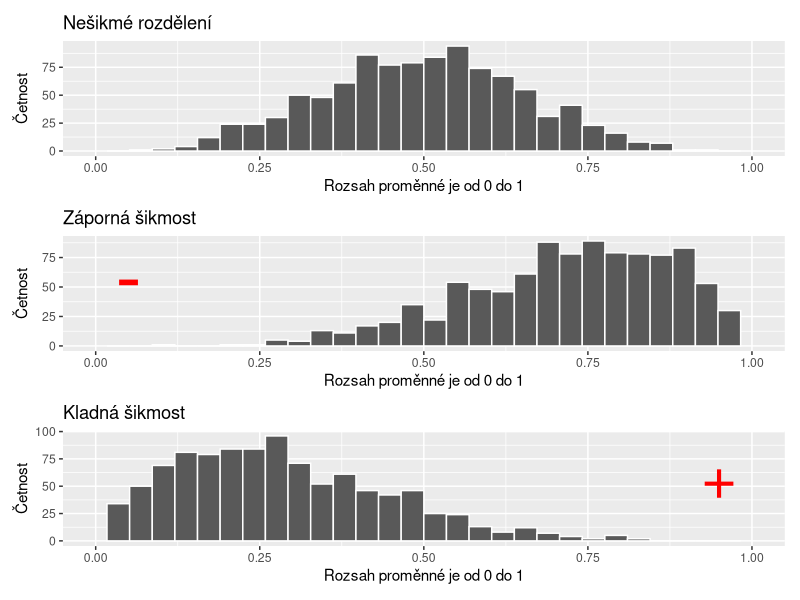

Write R code to recreate this figure.
## ---- chunk 1
knitr::opts_chunk$set(echo = FALSE, warning = FALSE, message = FALSE)
## ---- chunk 2
library(tidyverse)
library(patchwork)
library(scales)
library(here)

# library(fGarch) # for desired skew. finally unused to reduce pck dependency
## ---- chunk 3


set.seed(42)

skew_neg <- ggplot(data=as_tibble(rbeta(1000,5,2)), aes(x = value)) + geom_histogram(color="white") + labs(title = "Záporná šikmost", x = "Rozsah proměnné je od 0 do 1", y = "Četnost") + annotate(geom="text", x=0.05, y=60, label="-", color="red", size = 20) + scale_x_continuous(limits = c(0,1))
skew_pos <- ggplot(data=as_tibble(rbeta(1000,2,5)), aes(x = value)) + geom_histogram(color="white") + labs(title = "Kladná šikmost", x = "Rozsah proměnné je od 0 do 1", y = "Četnost") + annotate(geom="text", x=0.95, y=60, label="+", color="red", size = 15) + scale_x_continuous(limits = c(0,1))
skew_0 <- ggplot(data=as_tibble(rbeta(1000,5,5)), aes(x = value)) + geom_histogram(color="white") + labs(title = "Nešikmé rozdělení", x = "Rozsah proměnné je od 0 do 1", y = "Četnost") + scale_x_continuous(limits = c(0,1))

skew_0 / skew_neg / skew_pos


# unused versions of illustrating skew

# left <- rnorm(1000, 10, 1) %>% log10() %>% hist()
# right <- rnorm(1000, 10, 1) %>% exp() %>% hist()
# rsnorm(1000, mean = 0, sd = 1, xi = 10) %>% hist()

